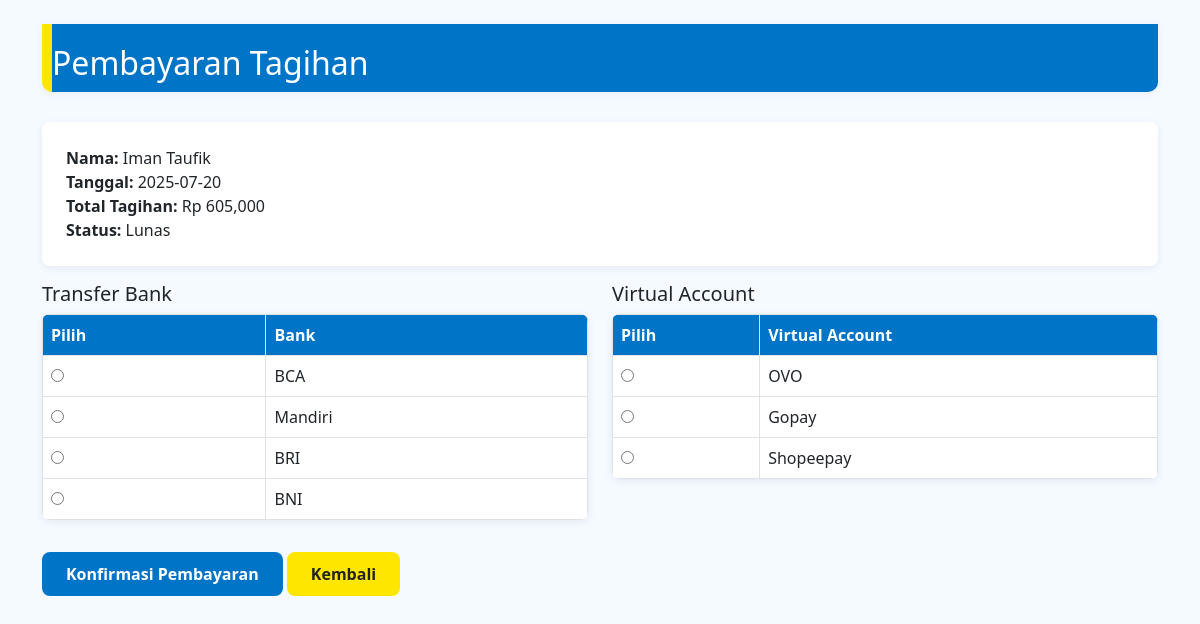
The app's page /pages/pembayaran.php?id=1 (signed in) with its own data.
### tables this page shows
CREATE TABLE `tagihan` (
  `id_tagihan` int(11) NOT NULL,
  `id_penggunaan` int(11) DEFAULT NULL,
  `jumlah_tagihan` int(11) DEFAULT NULL,
  `status` enum('Belum Bayar','Lunas') DEFAULT NULL
);

CREATE TABLE `pelanggan` (
  `id_pelanggan` varchar(10) NOT NULL,
  `nama` varchar(100) DEFAULT NULL,
  `password` varchar(100) DEFAULT NULL,
  `email` varchar(100) DEFAULT NULL,
  `alamat` text DEFAULT NULL,
  `daya` int(11) DEFAULT NULL,
  `tanggal_registrasi` date DEFAULT NULL
);

CREATE TABLE `penggunaan` (
  `id_penggunaan` int(11) NOT NULL,
  `id_pelanggan` varchar(10) DEFAULT NULL,
  `tanggal` date DEFAULT NULL,
  `meter_awal` int(11) DEFAULT NULL,
  `meter_akhir` int(11) DEFAULT NULL
);

### pages/pembayaran.php (the view, shortened to what this page needs)
<?php
include '../config/koneksi.php';
$id_tagihan = isset($_GET['id']) ? $_GET['id'] : '';
$tagihan = mysqli_fetch_assoc(mysqli_query($koneksi, "SELECT t.*, pg.tanggal, p.nama FROM tagihan t JOIN penggunaan pg ON t.id_penggunaan = pg.id_penggunaan JOIN pelanggan p ON pg.id_pelanggan = p.id_pelanggan WHERE t.id_tagihan='$id_tagihan'"));
$metode_bank = ['BCA', 'Mandiri', 'BRI', 'BNI'];
$metode_va = ['OVO', 'Gopay', 'Shopeepay'];
?>
<!DOCTYPE html>
<html>
<head>
</head>
<body>
    <div class="container mt-4">
        <div class="pln-header">
            <h2 class="mb-0">Pembayaran Tagihan</h2>
        </div>
        <div class="detail-tagihan mb-3">
            <strong>Nama:</strong> <?= $tagihan['nama'] ?><br>
            <strong>Tanggal:</strong> <?= $tagihan['tanggal'] ?><br>
            <strong>Total Tagihan:</strong> Rp <?= number_format($tagihan['jumlah_tagihan']) ?><br>
            <strong>Status:</strong> <?= $tagihan['status'] ?>
        </div>
        <form method="POST" action="pembayaran_lanjut.php">
            <div class="row">
                <div class="col-md-6">
                    <h5>Transfer Bank</h5>
                    <table class="table table-bordered table-pembayaran">
                        <thead><tr><th>Pilih</th><th>Bank</th></tr></thead>
                        <tbody>
                            <?php foreach ($metode_bank as $bank): ?>
                            <tr>
                                <td><input type="radio" name="metode" value="Bank:<?= $bank ?>"></td>
                                <td><?= $bank ?></td>
                            </tr>
                            <?php endforeach; ?>
                        </tbody>
                    </table>
                </div>
                <div class="col-md-6">
                    <h5>Virtual Account</h5>
                    <table class="table table-bordered table-pembayaran">
                        <thead><tr><th>Pilih</th><th>Virtual Account</th></tr></thead>
                        <tbody>
                            <?php foreach ($metode_va as $va): ?>
                            <tr>
                                <td><input type="radio" name="metode" value="VA:<?= $va ?>"></td>
                                <td><?= $va ?></td>
                            </tr>
                            <?php endforeach; ?>
                        </tbody>
                    </table>
                </div>
            </div>
            <button type="submit" class="btn btn-pln mt-3">Konfirmasi Pembayaran</button>
            <a href="tagihan.php" class="btn btn-kembali mt-3">Kembali</a>
        </form>
    </div>
</body>
</html>

### pages/pembayaran.php (style rules this page uses)
body { background: #f4faff; }
.pln-header { background: #0074c7; color: #fff; padding: 20px 0 10px 0; border-left: 10px solid #ffe600; border-radius: 0 0 10px 10px; margin-bottom: 30px; box-shadow: 0 2px 8px rgba(0,0,0,0.05); }
.table-pembayaran { background: #fff; border-radius: 8px; overflow: hidden; box-shadow: 0 2px 8px rgba(0,0,0,0.07); }
.table-pembayaran th { background: #0074c7; color: #fff; }
.btn-pln { background: #0074c7; color: #fff; border: none; font-weight: bold; border-radius: 8px; padding: 10px 24px; }
.btn-kembali { background: #ffe600; color: #222; border: none; font-weight: bold; border-radius: 8px; padding: 10px 24px; }
.detail-tagihan { background: #fff; border-radius: 8px; box-shadow: 0 2px 8px rgba(0,0,0,0.07); padding: 24px; margin-bottom: 24px; }

### records on screen
tagihan: pelanggan.nama "Iman Taufik", id_penggunaan.tanggal "2025-07-20", jumlah_tagihan "605,000", status "Lunas"

### other values on screen
$bank "BCA"
$bank "Mandiri"
$bank "BRI"
$bank "BNI"
$va "OVO"
$va "Gopay"
$va "Shopeepay"
